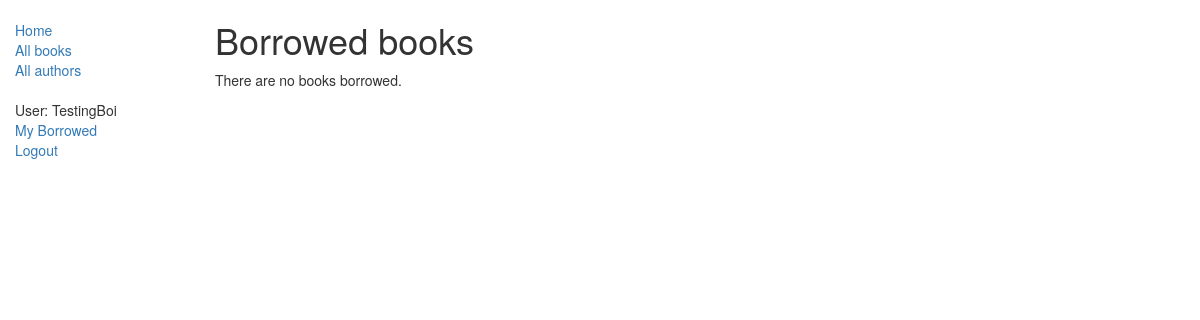
Page /catalog/mybooks/ (signed in) on the earlier database version.
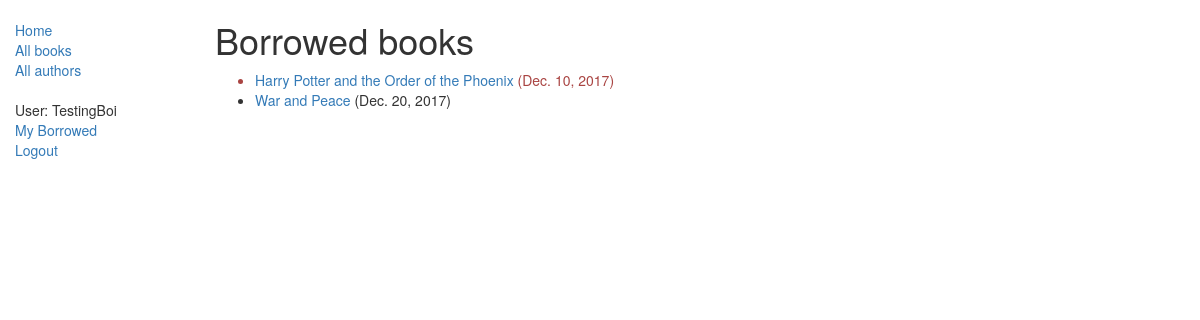
Same page on the later database version.
### catalog/models.py (models this page shows, shortened)
class BookInstance(models.Model):
    id = models.UUIDField(primary_key=True, default=uuid.uuid4, help_text="Unique ID for this particular book across whole library")
    book = models.ForeignKey('Book',on_delete=models.SET_NULL,null=True)
    imprint = models.CharField(max_length=200)
    due_back = models.DateField(null=True, blank=True)
    borrower = models.ForeignKey(User, on_delete = models.SET_NULL,null = True,blank = True)
    @property
    def is_overdue(self):
        if self.due_back and date.today() > self.due_back:
            return True
        return False
    LOAN_STATUS = (
        ('m', 'Maintenance'),
        ('o', 'On loan'),
        ('a', 'Available'),
        ('r', 'Reserved'),
    )
    status = models.CharField(max_length=1, choices=LOAN_STATUS, blank=True, default='m', help_text='Book availability')
    class Meta:
        ordering = ["due_back"]
        permissions = (("can_mark_returned", "Set book as returned"),)

class Book(models.Model):
    title = models.CharField(max_length=200)
    author = models.ForeignKey('Author',on_delete=models.SET_NULL, null=True)
    summary = models.TextField(max_length=1000, help_text='Enter a brief description of the book')
    isbn = models.CharField('ISBN',max_length=13, help_text='13 Character <a href="https://www.isbn-international.org/content/what-isbn">ISBN number</a>')
    genre = models.ManyToManyField(Genre, help_text="select a genre for this book")
    language = models.ForeignKey('Language',on_delete=models.SET_NULL,null=True)
    def display_genre(self):
        """
        Creates a string for the Genre. This is required to display genre in Admin
        """
        return ', '.join([genre.name for genre in self.genre.all()[:3]])
    display_genre.short_description = 'Genre'

### catalog/views.py (the view)
class LoanedBookByUserListView(LoginRequiredMixin,generic.ListView):
    model = BookInstance
    template_name = 'catalog/bookinstance_list_borrowed_user.html'
    paginate_by = 10
    def get_queryset(self):
        return BookInstance.objects.filter(borrower=self.request.user).filter(status__exact='o').order_by('due_back')

### catalog/templates/catalog/bookinstance_list_borrowed_user.html
{% extends "base_generic.html" %}
{% block content %}
    <h1>Borrowed books</h1>
    {% if bookinstance_list %}
    <ul>
      {% for bookinst in bookinstance_list %}
      <li class="{% if bookinst.is_overdue %}text-danger{% endif %}">
         <a href="{% url 'book-detail' bookinst.book.pk %}">{{bookinst.book.title}}</a> ({{ bookinst.due_back }})
      </li>
      {% endfor %}
    </ul>
    {% else %}
      <p>There are no books borrowed.</p>
    {% endif %}
{% endblock %}

Differences in the rows shown:
now on this page (row edited): BookInstance: book "Harry Potter and the Order of the Phoenix", due_back "Dec. 10, 2017"
now on this page (row edited): BookInstance: book "War and Peace", due_back "Dec. 20, 2017"
Other differences:
text no longer shown: "There are no books borrowed."
